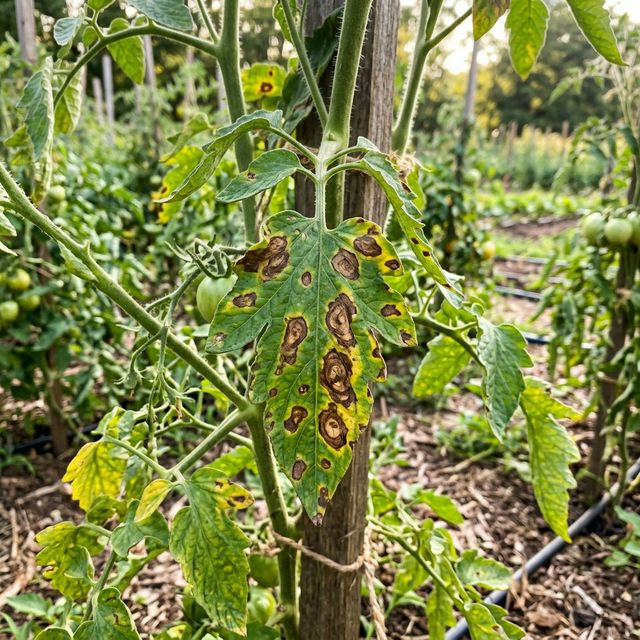
#> input picture crop-disease-detection/dataset/PlantVillage/real_field_diseased_leaf_1774031651363.png, 640 x 640 px
$ python -i severity.py   (imports and definitions only)
#> lines starting #> are read from the running program, lines starting #| are printed output that depends on the picture
"""
Disease severity estimation based on image processing.

Calculates:
  - Infected area percentage
  - Lesion density
  - Severity classification (Low, Medium, High)

Uses HSV color-based segmentation to isolate the leaf and detect symptoms.
"""

import cv2
import numpy as np
from PIL import Image
from typing import Dict, Tuple, Optional

import config

class SeverityEstimator:
    """
    Estimates the severity of plant disease symptoms from an image.
    """

    def __init__(self, thresholds: Optional[Dict[str, float]] = None):
        self.thresholds = thresholds or config.SEVERITY_THRESHOLDS

    # [84 lines left out: functions estimate, pil_to_cv2, not called in this run]

>>> import cv2
>>> picture = cv2.imread('../dataset/PlantVillage/real_field_diseased_leaf_1774031651363.png', cv2.IMREAD_GRAYSCALE)
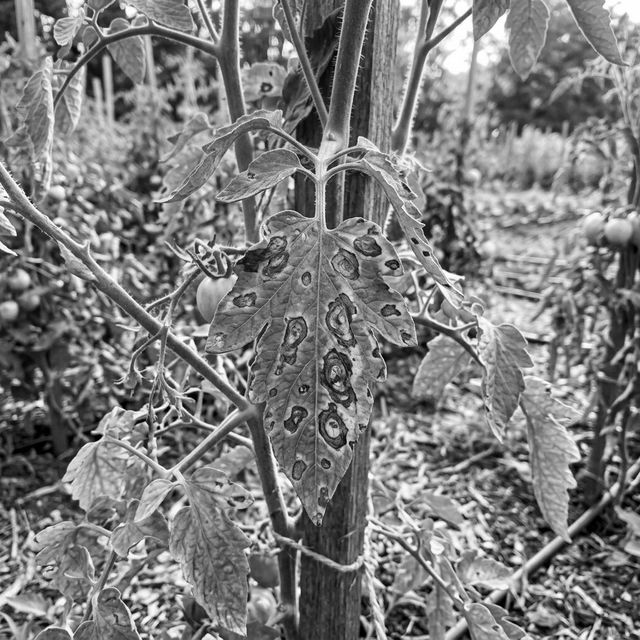
#> picture: shape (640, 640); min 0, max 255, mean 124.7
#> (the run stopped early here; a loop or call above may not have finished)

$ run again, on crop-disease-detection/dataset/PlantVillage/real_field_healthy_leaf_1774031626330.png
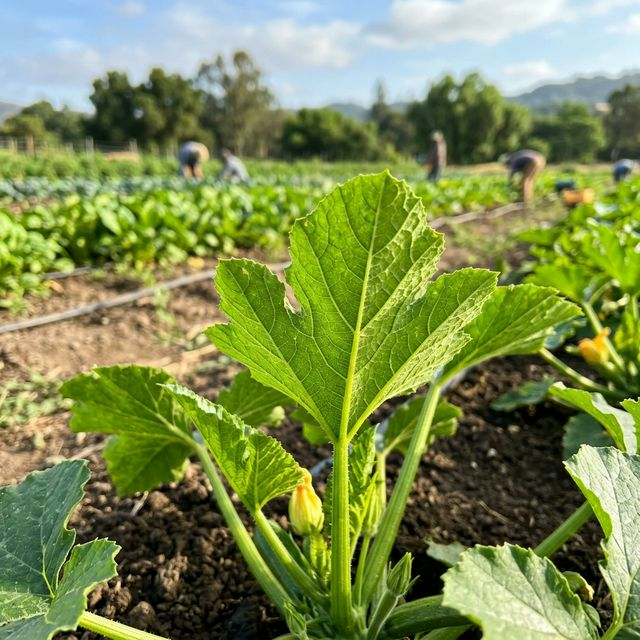
#> input picture crop-disease-detection/dataset/PlantVillage/real_field_healthy_leaf_1774031626330.png, 640 x 640 px
#> `picture = cv2.imread('../dataset/PlantVillage/real_field_diseased_leaf..`:
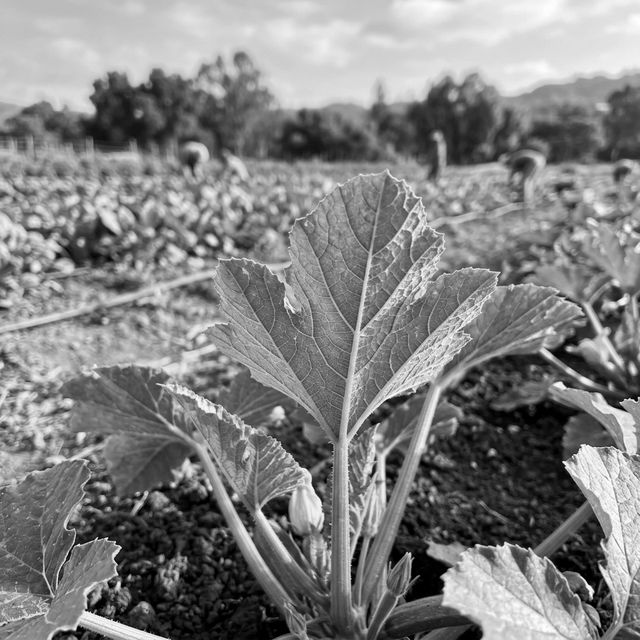
#> picture: shape (640, 640); min 0, max 255, mean 129.5
